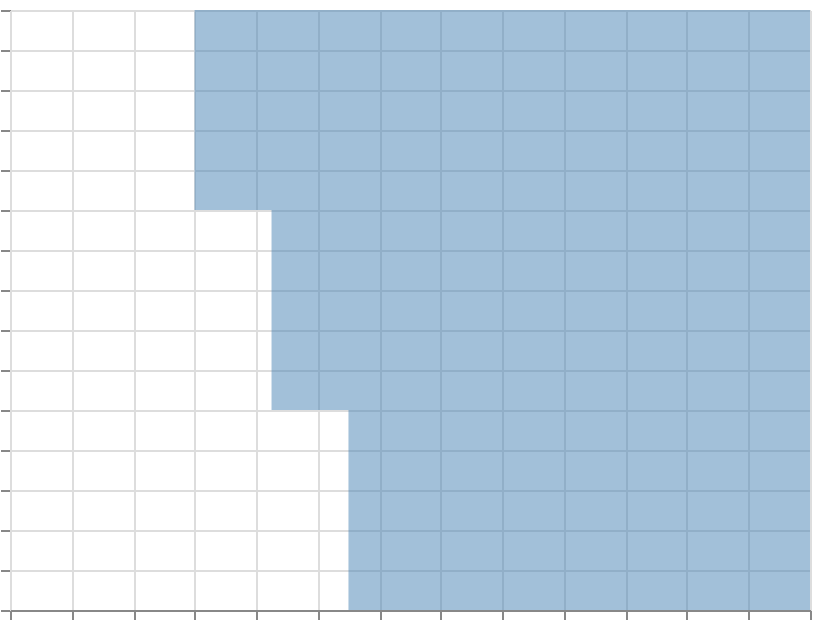

Vega-Lite specification for this chart:
### Vega specification from a JSON file in a GitHub repository (floating-point values rounded to 4 significant figures)
{"$schema": "https://vega.github.io/schema/vega/v6.json", "width": 400, "height": 300, "padding": 5, "autosize": "none", "data": [{"name": "table", "values": [{"y": 0, "x": 10}, {"y": 1, "x": 20}, {"y": 2, "x": 15}, {"y": 3, "x": 25}]}], "scales": [{"name": "y", "type": "linear", "domain": {"data": "table", "field": "y"}, "range": "height", "nice": true}, {"name": "x", "type": "linear", "domain": {"data": "table", "field": "x"}, "range": [{"signal": "width"}, 0], "nice": true}], "marks": [{"type": "area", "from": {"data": "table"}, "encode": {"update": {"y": {"scale": "y", "field": "y"}, "x": {"scale": "x", "field": "x"}, "x2": {"scale": "x", "value": 0}, "fill": {"value": "steelblue"}, "fillOpacity": {"value": 0.5}, "orient": {"value": "horizontal"}, "interpolate": {"value": "step"}}}}], "axes": [{"scale": "y", "orient": "left", "grid": true, "labels": false}, {"scale": "x", "orient": "bottom", "grid": true, "labels": false}]}
